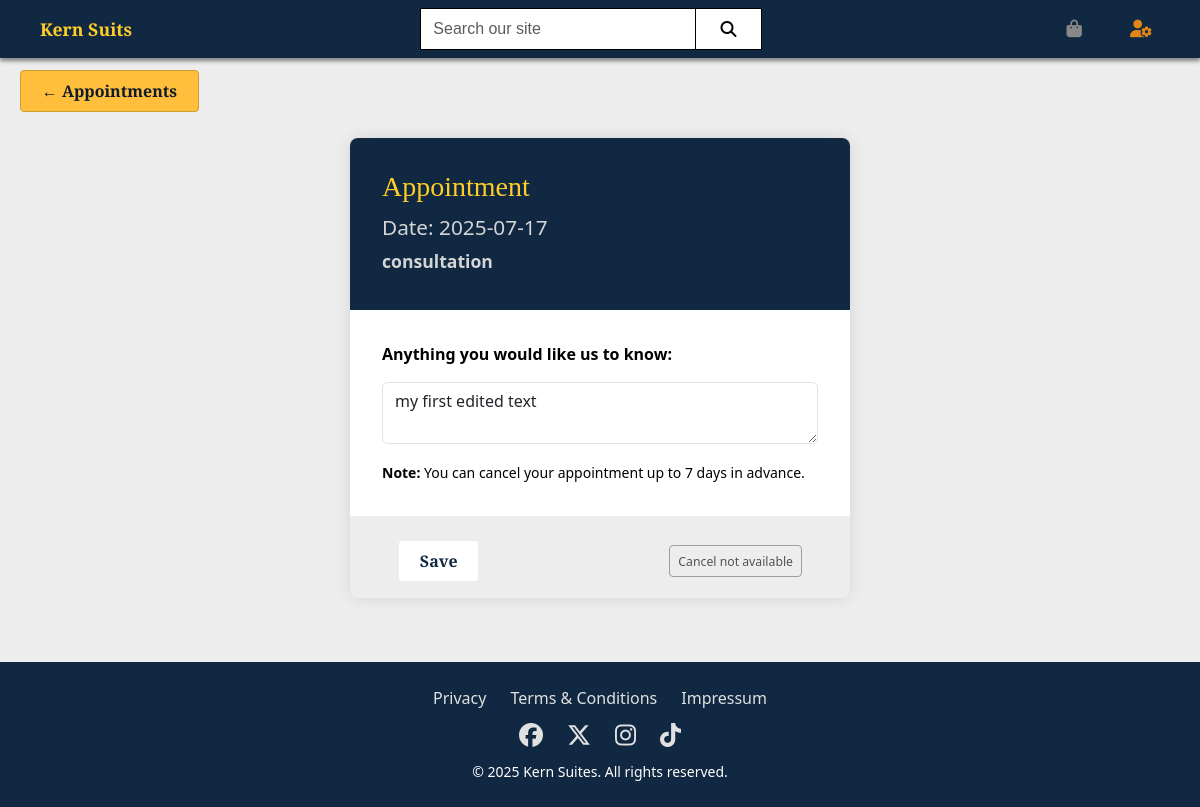
/user/edit_appointment/3 (signed in), run on the app's committed database.
### appointments/models.py (models this page shows, shortened)
class Appointment(models.Model):
    APPOINTMENT_TYPES = [
        ("consultation", "Consultation"),
        ("fitting", "Fitting"),
        ("accessories", "Accessories advice"),
        ("pickup", "Pickup and check"),
    ]
    user = models.ForeignKey(User, on_delete=models.CASCADE)
    start_datetime = models.DateTimeField()
    end_datetime = models.DateTimeField(blank=True, null=True)
    appointment_type = models.CharField(
        max_length=20,
        choices=APPOINTMENT_TYPES,
        default="consultation"
    )
    comment = models.TextField(blank=True, null=True)

### user/views.py (the view)
# urls.py: path('edit_appointment/<int:appt_id>', views.edit_appointment, name="edit_appointment"),
@login_required
def edit_appointment(request, appt_id):
    appointment = get_object_or_404(Appointment, id=appt_id, user=request.user)
    today = date.today()
    cancel_threshold = today + timedelta(days=7)
    if request.method == "POST":
        comment = request.POST.get("comment", "").strip()
        appointment.comment = comment
        appointment.save()
        messages.success(request, "Appointment updated successfully.")
        return redirect("manage_appointments")
    context = {
        "appointment": appointment,
        "cancel_threshold": cancel_threshold,
    }
    return render(request, "user/edit_appointment.html", context)

### bag/contexts.py (called while the page is built, shortened)
def bag_contents(request):
    bag = request.session.get("bag", {})
    bag_items = []
    total = 0
    variant_count = 0
    delivery_cost = 0
    context = {
        "bag_items": bag_items,
        "grand_total": total,
        "variant_count": variant_count,
        "delivery_cost": delivery_cost,
    }
    return context

### user/templates/user/edit_appointment.html (shortened to what this page needs)
{% extends "user/base.html" %}
{% load static %}
{% block extra_css %}
<link rel="stylesheet" href="{% static 'user/css/edit_appointment.css' %}">
{% endblock %}
{% block content %}
<main class="flex-fill d-flex justify-content-center w-100">
    <a href="{% url 'manage_appointments' %}" class="btn btn-light back-button">
    ←  Appointments
    </a>
    <div class="appt-card">
        <div class="appt-header">
            <h3>Appointment</h3>
            <div class="appt-header-item">
                Date: {{ appointment.start_datetime|date:"Y-m-d" }}
            </div>
            <div class="appt-header-item">
                <small>{{ appointment.appointment_type }}</small>
            </div>
        </div>
        <form method="post">
            <div class="appt-details">
                <div class="row  align-items-center d-block">
                    <div class="col-12 ">
                        <div class="mb-3"><strong>Anything you would like us to know:</strong></div>
                    </div>
                    <div class="col-12 mb-3">
                        <textarea name="comment" class="form-control">{{ appointment.comment }}</textarea>
                    </div >
                    <small><strong>Note:</strong> You can cancel your appointment up to 7 days in advance.</small>
                </div>
            </div>
            <div class="pe-4 ps-4 pe-md-5 ps-md-5 pt-4 pb-3 d-flex align-items-center list-group-item ">
                <button type="submit" class="btn btn-white me-auto">Save</button>
                    {% if appointment.start_datetime.date >= cancel_threshold %}
                    <a href="{% url 'delete_appointment' appointment.id %}" class="btn  btn-danger">
                        <small>Cancel</small>
                    </a>
                    {% else %}
                    <button class="btn btn-sm btn-outline-secondary" disabled>
                        <small>Cancel not available</small>
                    </button>
                    {% endif %}
            </div>
        </form>
    </div>
</main>
{% endblock %}

### user/static/user/css/base.css (style rules this page uses)
[data-theme] body { background-color: var(--bgDefault2); }

### user/static/user/css/edit_appointment.css (style rules this page uses)
[data-theme] body { background-color: var(--bgDefault2); }
[data-theme] .appt-card { max-width: 850px; margin: 5rem 0.8rem 4rem 0.8rem; border-radius: 0.5rem; overflow: hidden; box-shadow: 0 0 15px rgba(0,0,0,0.1); }
[data-theme] .appt-header { width: 50vw; max-width: 500px; min-width: 330px; background-color: var(--nav-bg); padding: 2rem; font-size: 1.4rem; font-weight: bold; }
[data-theme] .appt-header h3 { font-family: 'Cinzel', serif; color: var(--act2-text); margin-bottom: 0.5rem; }
[data-theme] .appt-header-item { font-size: 1.3rem; color: #d5d5d5; margin-bottom: 2px; font-weight:400; }
[data-theme] .appt-header-item small { font-size: 1.1rem; color: #d5d5d5; margin-bottom: 2px; font-weight: bold; }
[data-theme] .appt-details { background: white; padding: 2rem; }
[data-theme] .back-button { position: fixed; top: 70px; left: 20px; z-index: 1000; }
@media (min-width:768px) { [data-theme] .appt-card { margin: 5rem auto 4rem auto; border-radius: 0.5rem; overflow: hidden; box-shadow: 0 0 15px rgba(0,0,0,0.1); } }

### static/css/themes.css (style rules this page uses)
:root { --text1: #000000; --text2: #0d1b2a; --text3: #102841; --text-admin: #e18616; --title1: #0a2540; --title2: #103760; --link: #1573d7; --link-hover: #298bf3; --bgDefault: #ffffff; --bgDefault2: #ededed; --bgcontrast: #102841; --act1-bg: #ffbe3b; --act1-text: #0d1b2a; --act1-border: #c89e2d; --act1-bg-hover: #0d1b2a; --act1-text-hover: #f3c83c; --act2-bg: #0d1b2a; --act2-text: #ffcd28; --act2-bg-hover: #d4af37; --act2-text-hover: #0d1b2a; --color1: #102841; --color3: #d4af37; --color4: #c89e2d; --color5: #f2f2f2; --nav-bg: #102841; --nav-title: #ffffff; --nav-link: #ffcd28; --nav-link-hover: #ffffff; --nav-icon: rgb(136, 136, 136); }
* { color: var(--text1); }
a { color: var(--link); text-decoration: none; font-weight: 500; }
.btn-white { display: inline-block; padding: 0.5rem 1.3rem; background: var(--bgDefault); color: var(--text3); text-decoration: none; border-radius: 4px; border: 1px solid var(--bgDefault2); font-weight: bold; transition: background-color 0.3s ease; font-family: "Cinzel", serif; }
.btn-light { display: inline-block; padding: 0.5rem 1.3rem; background: var(--act1-bg); color: var(--act1-text); text-decoration: none; border-radius: 4px; border: 1px solid var(--act1-border); font-weight: bold; transition: background-color 0.3s ease; font-family: "Cinzel", serif; }

### static/css/layout.css (style rules this page uses)
:root { --nav-height: 58px; --padding-horizontal: 15px; }
* { margin: 0; padding: 0; }
h1, h2, h3, h4, h5, h6 { color: var(--title2); font-family: 'Cinzel', serif; }
main, [data-theme] .main { margin-top: var(--nav-height); align-self: flex-start; }
.row { height: 100%; }
@media (min-width:992px) { .row * { margin-top: 0; } }

### data on the page
Appointment: start_datetime "2025-07-17", appointment_type "consultation", comment "my first edited text"
